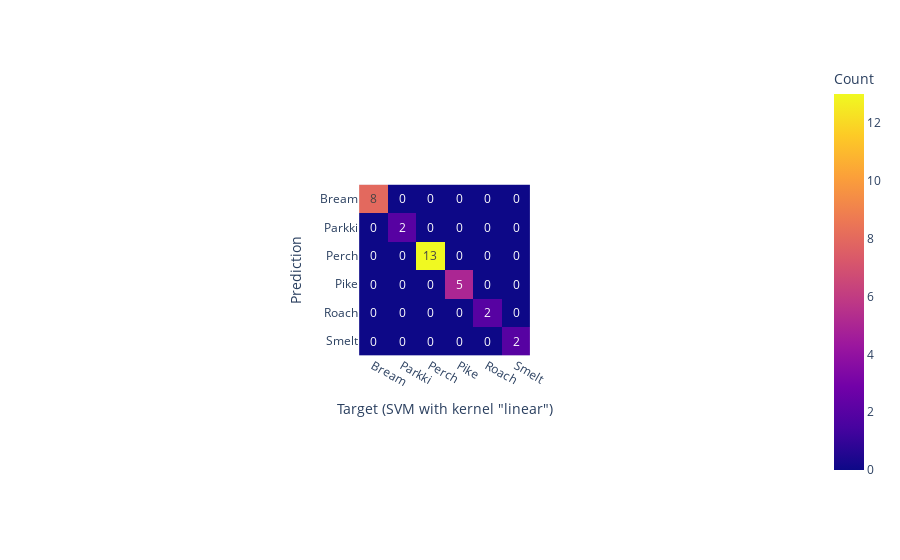

The code cell stored with this chart in its notebook:
### Code cell
# 4. SVM
import plotly.express as px
from sklearn.svm import SVC
from sklearn.model_selection import GridSearchCV

param_kernel = ('linear', 'rbf', 'poly', 'sigmoid')
parameters = {'kernel': param_kernel}
model = SVC()
grid_search_svm = GridSearchCV(estimator=model, param_grid=parameters, cv=6)
grid_search_svm.fit(x_train, y_train)

best_model=grid_search_svm.best_estimator_
k = best_model.kernel

y_predict = best_model.predict(x_test)
y_svm_predict = y_predict

print(classification_report(y_predict, y_test))

# визуализируем
cm = confusion_matrix(y_test, y_predict)

plt.rcParams['figure.figsize'] = (10, 10)
fig = px.imshow(
    cm,
    text_auto=True,
    labels=dict(x="Predicted Class", y="True Class", color="Count"),
    x=class_names,
    y=class_names
)
fig.update_layout(xaxis_title=f'Target (SVM with kernel "{k}")', yaxis_title='Prediction')
# построена матрица ошибок – обученная модель предсказала правильно все объекты

### Figure 1 — Plotly figure (JSON) as saved in the notebook; plotly's stock layout.template omitted (floating-point values rounded to 4 significant figures)
{"data": [{"coloraxis": "coloraxis", "hovertemplate": "Predicted Class: %{x}<br>True Class: %{y}<br>Count: %{z}<extra></extra>", "name": "0", "texttemplate": "%{z}", "type": "heatmap", "x": ["Bream", "Parkki", "Perch", "Pike", "Roach", "Smelt"], "xaxis": "x", "y": ["Bream", "Parkki", "Perch", "Pike", "Roach", "Smelt"], "yaxis": "y", "z": [[8, 0, 0, 0, 0, 0], [0, 2, 0, 0, 0, 0], [0, 0, 13, 0, 0, 0], [0, 0, 0, 5, 0, 0], [0, 0, 0, 0, 2, 0], [0, 0, 0, 0, 0, 2]]}], "layout": {"autosize": true, "coloraxis": {"colorbar": {"title": {"text": "Count"}}, "colorscale": [[0, "#0d0887"], [0.1111, "#46039f"], [0.2222, "#7201a8"], [0.3333, "#9c179e"], [0.4444, "#bd3786"], [0.5556, "#d8576b"], [0.6667, "#ed7953"], [0.7778, "#fb9f3a"], [0.8889, "#fdca26"], [1, "#f0f921"]]}, "margin": {"t": 60}, "xaxis": {"anchor": "y", "autorange": true, "constrain": "domain", "domain": [0.3829, 0.6171], "range": [-0.5, 5.5], "scaleanchor": "y", "title": {"text": "Target (SVM with kernel \"linear\")"}, "type": "category"}, "yaxis": {"anchor": "x", "autorange": true, "constrain": "domain", "domain": [0, 1], "range": [5.5, -0.5], "title": {"text": "Prediction"}, "type": "category"}}}
